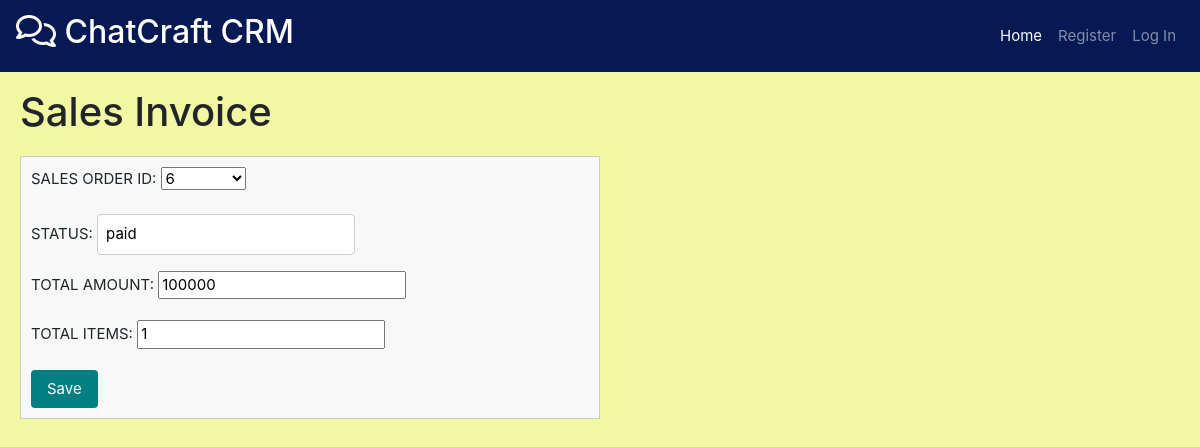
Screenshot of /sales_invoices/edit/16/ with the database file from the repository.
### sales_orders/models.py (models this page shows)
class SalesOrder(models.Model):
    SALES_ORDER_ID=models.AutoField(primary_key=True)
    CUSTOMER_ID=models.ForeignKey(Customer,on_delete=models.CASCADE,db_column="CUSTOMER_ID")
    ORDERDATE = models.DateField(blank=True, null=True,default = datetime.now().date())
    AMOUNT=models.IntegerField(default =0 ,null=True,blank = True)
    STATUS = models.CharField(max_length=35,null=True,blank = True)
    def __str__(self):
        return f"{self.SALES_ORDER_ID}"

### sales_invoices/models.py (models this page shows, shortened)
class SalesInvoice(models.Model):
    SALES_INVOICE_ID = models.AutoField(primary_key=True)
    SALES_ORDER_ID = models.ForeignKey(SalesOrder, on_delete=models.CASCADE, db_column="SALES_ORDER_ID")
    CUSTOMER_ID = models.ForeignKey(Customer, on_delete=models.CASCADE, db_column="CUSTOMER_ID", null=True, blank=True)
    TOTAL_AMOUNT = models.IntegerField(null=True, blank=True)
    TOTAL_ITEMS = models.IntegerField(null=True, blank=True)
    INVOICE_DATE = models.DateField(null=True, blank=True,default=datetime.now().date())
    STATUS = models.CharField(max_length=35, null=True, blank=True)

### sales_invoices/views.py (the view)
# urls.py: path('edit/<int:sales_invoice_id>/',views.editSalesInvoice),
@csrf_exempt
def editSalesInvoice(request, sales_invoice_id):
    instance = get_object_or_404(SalesInvoice, pk=sales_invoice_id)
    if request.method == 'POST':
        form = SalesInvoiceForm(request.POST, instance=instance)
        if form.is_valid():
            form.save()
            return redirect('/sales_invoices/get/')
    else:
        form = SalesInvoiceForm(instance=instance)
    return render(request, 'SalesInvoice/save_sales_invoice.html', {'form': form, 'instance': instance})

### sales_invoices/forms.py (shortened to what this page needs)
class SalesInvoiceForm(forms.ModelForm):
    class Meta:
        model = SalesInvoice
        fields = ["SALES_ORDER_ID","STATUS","TOTAL_AMOUNT","TOTAL_ITEMS"]  # List the fields you want to edit

### sales_invoices/templates/SalesInvoice/save_sales_invoice.html (shortened to what this page needs)
{% extends 'base.html' %}
{% block content %}
<h1>Sales Invoice</h1>
<form method="post">
    {{ form.as_p }}
    <button type="submit">Save</button>
</form>
{% endblock %}

### templates/base.html (style rules this page uses)
body { background-repeat: no-repeat; background-attachment: fixed; background-size: cover; }
body { font-size: 15px; }
form { margin-top: 20px; padding: 10px; border: 1px solid #ccc; background-color: #f8f8f8; width: 50%; }
form input[type="text"] { padding: 8px; margin-right: 10px; border: 1px solid #ccc; border-radius: 4px; }
form button[type="submit"] { padding: 8px 16px; background-color: teal; border: none; color: white; border-radius: 4px; cursor: pointer; }
h1 { flex: 1; margin: 0; position: relative; }

### rows the page displays
SalesOrder: SALES_ORDER_ID "6"
SalesInvoice: STATUS "paid", TOTAL_AMOUNT "100000", TOTAL_ITEMS "1"
